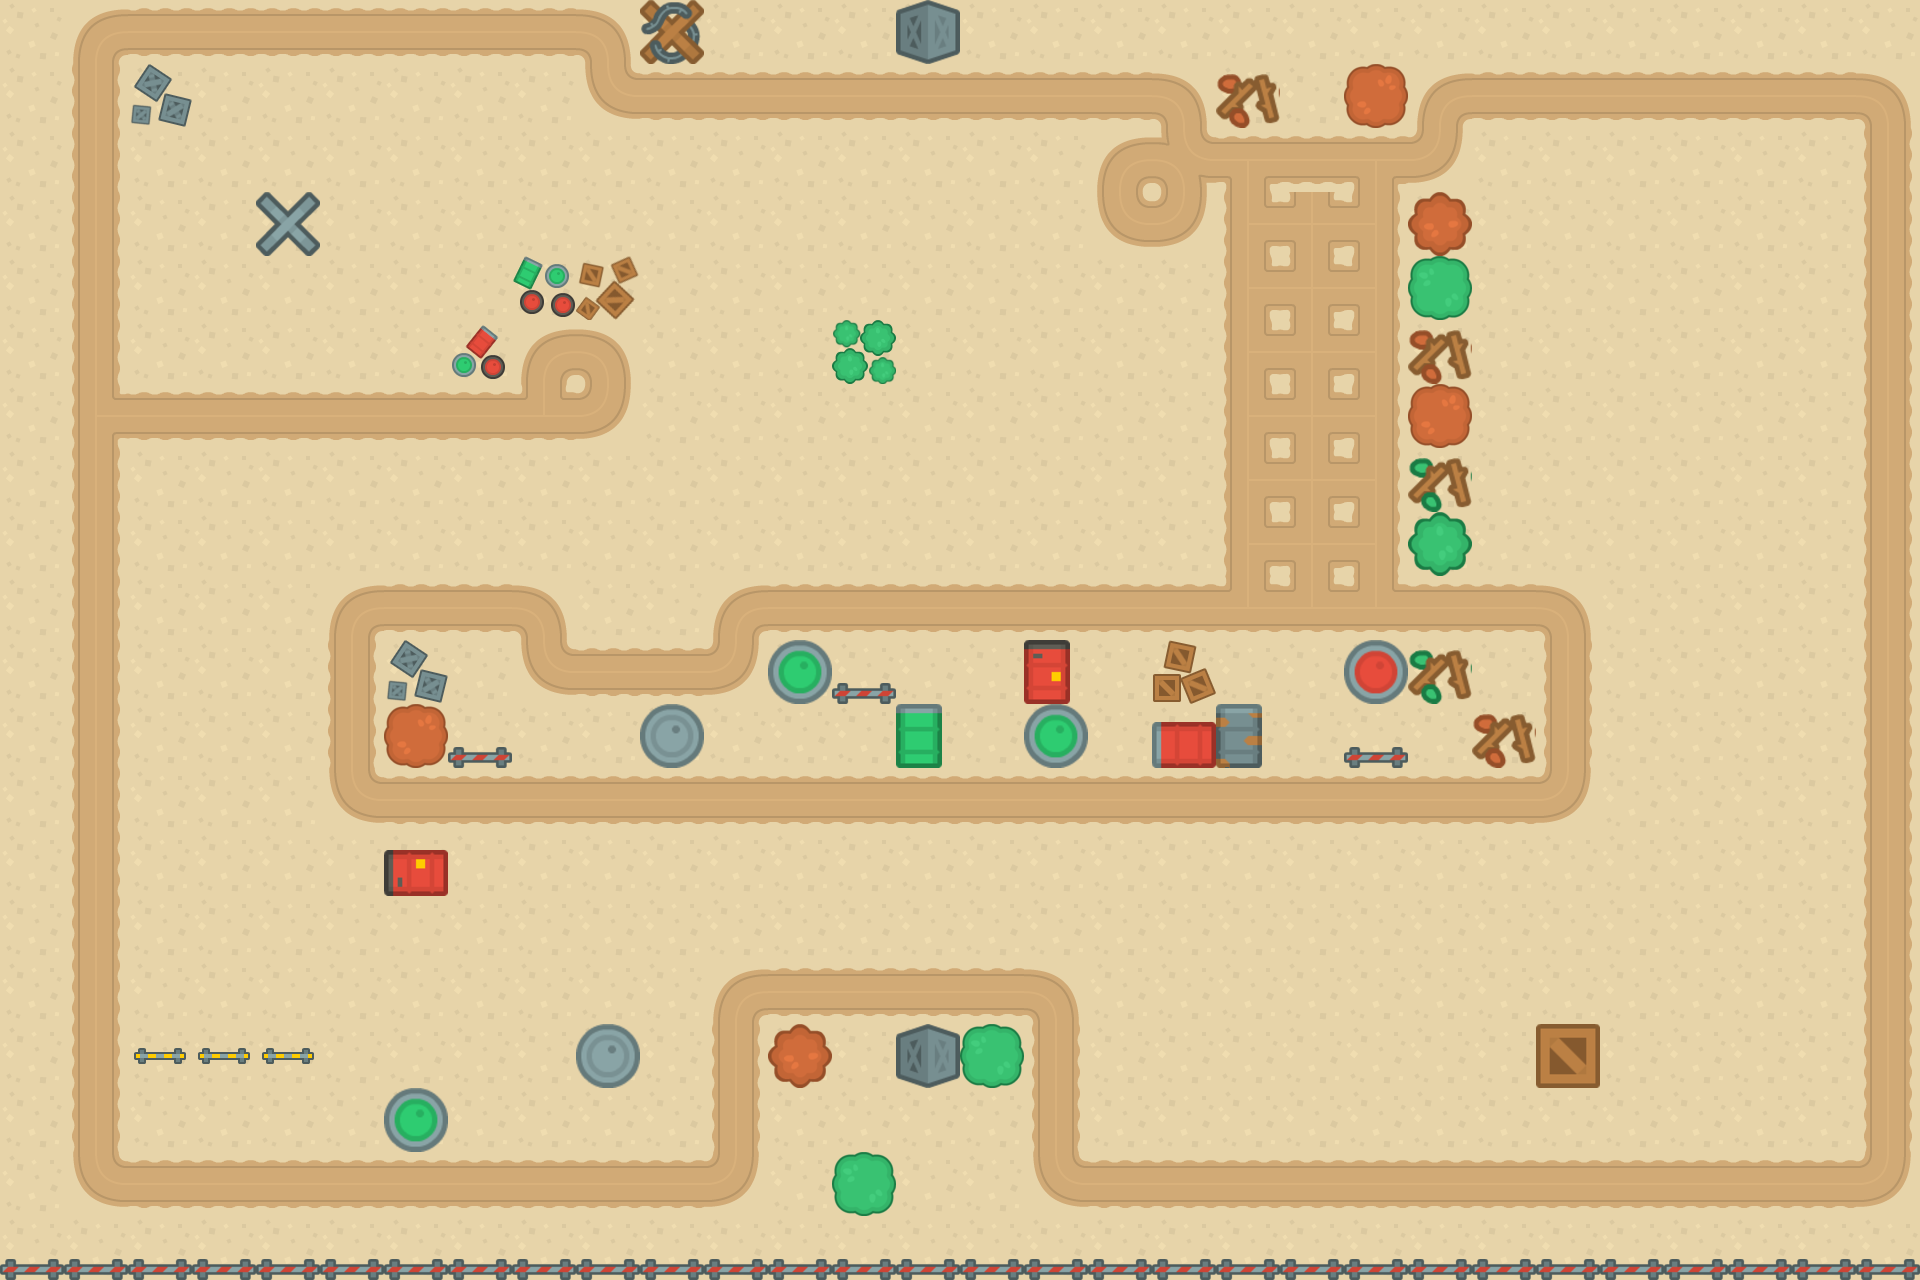

This game map was drawn from its Tiled (.tmx) file and the tilesets committed beside it. A one-line description and the trimmed map source follow:
An orthogonal 30x20 tile map with 64x64 px tiles, 5 tile layers (bot, worldTerrain, worldObjects, top, ...), 4 tilesets and 13 objects (start, end, piece1, piece2, piece3, ...).

<map version="1.4" tiledversion="1.4.2" orientation="orthogonal" renderorder="right-down" width="30" height="20" tilewidth="64" tileheight="64" infinite="0" nextlayerid="7" nextobjectid="15">
 <editorsettings>
  <export target="../json/kurumap4.json" format="json" />
 </editorsettings>
 <tileset firstgid="1" name="tilesPerso" tilewidth="64" tileheight="64" tilecount="20" columns="5">
  <image source="../images/tilesPerso.png" width="320" height="256" />
  <tile id="0">
   <properties>
    <property name="collides" type="bool" value="true" />
   </properties>
  </tile>
  <tile id="1">
   <properties>
    <property name="collides" type="bool" value="true" />
   </properties>
  </tile>
  <tile id="2">
   <properties>
    <property name="collides" type="bool" value="true" />
   </properties>
  </tile>
  <tile id="3">
   <properties>
    <property name="collides" type="bool" value="true" />
   </properties>
  </tile>
  <tile id="4">
   <properties>
    <property name="collides" type="bool" value="true" />
   </properties>
  </tile>
  <tile id="5">
   <properties>
    <property name="collides" type="bool" value="true" />
   </properties>
  </tile>
  <tile id="6">
   <properties>
    <property name="collides" type="bool" value="true" />
   </properties>
  </tile>
  <tile id="7">
   <properties>
    <property name="collides" type="bool" value="true" />
   </properties>
  </tile>
  <tile id="8">
   <properties>
    <property name="collides" type="bool" value="true" />
   </properties>
  </tile>
  <tile id="9">
   <properties>
    <property name="collides" type="bool" value="true" />
   </properties>
  </tile>
  <tile id="10">
   <properties>
    <property name="collides" type="bool" value="true" />
   </properties>
  </tile>
  <tile id="11">
   <properties>
    <property name="collides" type="bool" value="true" />
   </properties>
  </tile>
  <tile id="12">
   <properties>
    <property name="collides" type="bool" value="true" />
   </properties>
  </tile>
  <tile id="13">
   <properties>
    <property name="collides" type="bool" value="true" />
   </properties>
  </tile>
  <tile id="14">
   <properties>
    <property name="collides" type="bool" value="true" />
   </properties>
  </tile>
  <tile id="15">
   <properties>
    <property name="collides" type="bool" value="true" />
   </properties>
  </tile>
  <tile id="16">
   <properties>
    <property name="collides" type="bool" value="true" />
   </properties>
  </tile>
  <tile id="17">
   <properties>
    <property name="collides" type="bool" value="true" />
   </properties>
  </tile>
  <tile id="18">
   <properties>
    <property name="collides" type="bool" value="true" />
   </properties>
  </tile>
  <tile id="19">
   <properties>
    <property name="collides" type="bool" value="true" />
   </properties>
  </tile>
 </tileset>
 <tileset firstgid="21" name="terrain" tilewidth="64" tileheight="64" tilecount="40" columns="10">
  <image source="../images/terrainTiles_default.png" width="640" height="256" />
  <tile id="0">
   <properties>
    <property name="collides" type="bool" value="false" />
   </properties>
  </tile>
  <tile id="1">
   <properties>
    <property name="collides" type="bool" value="true" />
   </properties>
  </tile>
  <tile id="2">
   <properties>
    <property name="collides" type="bool" value="true" />
   </properties>
  </tile>
  <tile id="3">
   <properties>
    <property name="collides" type="bool" value="true" />
   </properties>
  </tile>
  <tile id="4">
   <properties>
    <property name="collides" type="bool" value="true" />
   </properties>
  </tile>
  <tile id="5">
   <properties>
    <property name="collides" type="bool" value="true" />
   </properties>
  </tile>
  <tile id="6">
   <properties>
    <property name="collides" type="bool" value="true" />
   </properties>
  </tile>
  <tile id="7">
   <properties>
    <property name="collides" type="bool" value="false" />
   </properties>
  </tile>
  <tile id="8">
   <properties>
    <property name="collides" type="bool" value="false" />
   </properties>
  </tile>
  <tile id="9">
   <properties>
    <property name="collides" type="bool" value="true" />
   </properties>
  </tile>
  <tile id="10">
   <properties>
    <property name="collides" type="bool" value="false" />
   </properties>
  </tile>
  <tile id="11">
   <properties>
    <property name="collides" type="bool" value="true" />
   </properties>
  </tile>
  <tile id="12">
   <properties>
    <property name="collides" type="bool" value="true" />
   </properties>
  </tile>
  <tile id="13">
   <properties>
    <property name="collides" type="bool" value="true" />
   </properties>
  </tile>
  <tile id="14">
   <properties>
    <property name="collides" type="bool" value="true" />
   </properties>
  </tile>
  <tile id="15">
   <properties>
    <property name="collides" type="bool" value="true" />
   </properties>
  </tile>
  <tile id="16">
   <properties>
    <property name="collides" type="bool" value="true" />
   </properties>
  </tile>
  <tile id="17">
   <properties>
    <property name="collides" type="bool" value="false" />
   </properties>
  </tile>
  <tile id="18">
   <properties>
    <property name="collides" type="bool" value="false" />
   </properties>
  </tile>
  <tile id="19">
   <properties>
    <property name="collides" type="bool" value="true" />
   </properties>
  </tile>
  <tile id="20">
   <properties>
    <property name="collides" type="bool" value="false" />
   </properties>
  </tile>
  <tile id="21">
   <properties>
    <property name="collides" type="bool" value="true" />
   </properties>
  </tile>
  <tile id="22">
   <properties>
    <property name="collides" type="bool" value="true" />
   </properties>
  </tile>
  <tile id="23">
   <properties>
    <property name="collides" type="bool" value="true" />
   </properties>
  </tile>
  <tile id="24">
   <properties>
    <property name="collides" type="bool" value="true" />
   </properties>
  </tile>
  <tile id="25">
   <properties>
    <property name="collides" type="bool" value="true" />
   </properties>
  </tile>
  <tile id="26">
   <properties>
    <property name="collides" type="bool" value="true" />
   </properties>
  </tile>
  <tile id="27">
   <properties>
    <property name="collides" type="bool" value="true" />
   </properties>
  </tile>
  <tile id="28">
   <properties>
    <property name="collides" type="bool" value="true" />
   </properties>
  </tile>
  <tile id="29">
   <properties>
    <property name="collides" type="bool" value="true" />
   </properties>
  </tile>
  <tile id="30">
   <properties>
    <property name="collides" type="bool" value="false" />
   </properties>
  </tile>
  <tile id="31">
   <properties>
    <property name="collides" type="bool" value="true" />
   </properties>
  </tile>
  <tile id="32">
   <properties>
    <property name="collides" type="bool" value="true" />
   </properties>
  </tile>
  <tile id="33">
   <properties>
    <property name="collides" type="bool" value="true" />
   </properties>
  </tile>
  <tile id="34">
   <properties>
    <property name="collides" type="bool" value="true" />
   </properties>
  </tile>
  <tile id="35">
   <properties>
    <property name="collides" type="bool" value="true" />
   </properties>
  </tile>
  <tile id="36">
   <properties>
    <property name="collides" type="bool" value="true" />
   </properties>
  </tile>
  <tile id="37">
   <properties>
    <property name="collides" type="bool" value="true" />
   </properties>
  </tile>
  <tile id="38">
   <properties>
    <property name="collides" type="bool" value="true" />
   </properties>
  </tile>
  <tile id="39">
   <properties>
    <property name="collides" type="bool" value="true" />
   </properties>
  </tile>
 </tileset>
 <tileset firstgid="61" name="tile-sheet-objet" tilewidth="64" tileheight="64" tilecount="27" columns="9">
  <image source="../images/tile-sheet-objet.png" width="576" height="192" />
  <tile id="0">
   <properties>
    <property name="collides" type="bool" value="true" />
   </properties>
  </tile>
  <tile id="1">
   <properties>
    <property name="collides" type="bool" value="true" />
   </properties>
  </tile>
  <tile id="2">
   <properties>
    <property name="collides" type="bool" value="true" />
   </properties>
  </tile>
  <tile id="3">
   <properties>
    <property name="collides" type="bool" value="true" />
   </properties>
  </tile>
  <tile id="4">
   <properties>
    <property name="collides" type="bool" value="true" />
   </properties>
  </tile>
  <tile id="5">
   <properties>
    <property name="collides" type="bool" value="true" />
   </properties>
  </tile>
  <tile id="6">
   <properties>
    <property name="collides" type="bool" value="true" />
   </properties>
  </tile>
  <tile id="7">
   <properties>
    <property name="collides" type="bool" value="true" />
   </properties>
  </tile>
  <tile id="8">
   <properties>
    <property name="collides" type="bool" value="false" />
    <property name="name" value="endLevel" />
   </properties>
  </tile>
  <tile id="9">
   <properties>
    <property name="collides" type="bool" value="true" />
   </properties>
  </tile>
  <tile id="10">
   <properties>
    <property name="collides" type="bool" value="true" />
   </properties>
  </tile>
  <tile id="11">
   <properties>
    <property name="collides" type="bool" value="true" />
   </properties>
  </tile>
  <tile id="12">
   <properties>
    <property name="collides" type="bool" value="true" />
   </properties>
  </tile>
  <tile id="13">
   <properties>
    <property name="collides" type="bool" value="true" />
   </properties>
  </tile>
  <tile id="14">
   <properties>
    <property name="collides" type="bool" value="true" />
   </properties>
  </tile>
  <tile id="15">
   <properties>
    <property name="collides" type="bool" value="true" />
   </properties>
  </tile>
  <tile id="16">
   <properties>
    <property name="collides" type="bool" value="true" />
   </properties>
  </tile>
  <tile id="17">
   <properties>
    <property name="collides" type="bool" value="true" />
   </properties>
  </tile>
  <tile id="18">
   <properties>
    <property name="collides" type="bool" value="true" />
   </properties>
  </tile>
  <tile id="19">
   <properties>
    <property name="collides" type="bool" value="true" />
   </properties>
  </tile>
  <tile id="20">
   <properties>
    <property name="collides" type="bool" value="true" />
   </properties>
  </tile>
  <tile id="21">
   <properties>
    <property name="collides" type="bool" value="true" />
   </properties>
  </tile>
  <tile id="22">
   <properties>
    <property name="collides" type="bool" value="true" />
   </properties>
  </tile>
  <tile id="23">
   <properties>
    <property name="collides" type="bool" value="true" />
   </properties>
  </tile>
  <tile id="24">
   <properties>
    <property name="collides" type="bool" value="true" />
   </properties>
  </tile>
  <tile id="25">
   <properties>
    <property name="collides" type="bool" value="true" />
   </properties>
  </tile>
  <tile id="26">
   <properties>
    <property name="collides" type="bool" value="true" />
   </properties>
  </tile>
 </tileset>
 <tileset firstgid="88" name="Tiles_sheet_bumper_64" tilewidth="64" tileheight="64" tilecount="3" columns="3">
  <image source="../images/Tiles_sheet_bumper_64.png" width="192" height="64" />
 </tileset>
 <layer id="5" name="bot" width="30" height="20">
  <data>[600 cells, 600 non-empty, 1 distinct tile ids]</data>
 </layer>
 <layer id="4" name="worldTerrain" width="30" height="20">
  <data>[600 cells, 177 non-empty, 12 distinct tile ids]</data>
 </layer>
 <layer id="6" name="worldObjects" width="30" height="20">
  <data>[600 cells, 11 non-empty, 11 distinct tile ids]</data>
 </layer>
 <layer id="3" name="top" width="30" height="20">
  <data>[600 cells, 52 non-empty, 15 distinct tile ids]</data>
 </layer>
 <layer id="1" name="overlap" width="30" height="20">
  <data>[600 cells, 10 non-empty, 7 distinct tile ids]</data>
 </layer>
 <objectgroup id="2" name="Objects">
  <object id="1" name="start" x="1664" y="274">
   <properties>
    <property name="nbBumper" type="int" value="3" />
    <property name="nbPieces" type="int" value="8" />
   </properties>
  </object>
  <object id="2" name="end" x="268.333" y="223.122" />
  <object id="3" name="piece1" x="1677.33" y="480.667" />
  <object id="4" name="piece2" x="1742.67" y="885.333" />
  <object id="5" name="piece3" x="1306.67" y="1094.67" />
  <object id="6" name="piece4" x="944.667" y="909.333" />
  <object id="7" name="piece5" x="402" y="991" />
  <object id="8" name="piece6" x="228" y="578" />
  <object id="9" name="piece7" x="1098.67" y="382.667" />
  <object id="10" name="piece8" x="706.667" y="192" />
  <object id="12" name="bumper1" gid="90" x="1284.67" y="1160" width="64" height="64" />
  <object id="13" name="bumper2" gid="90" x="318" y="700" width="64" height="64" rotation="-90" />
  <object id="14" name="bumper3" gid="90" x="744" y="576" width="64" height="64" />
 </objectgroup>
</map>
